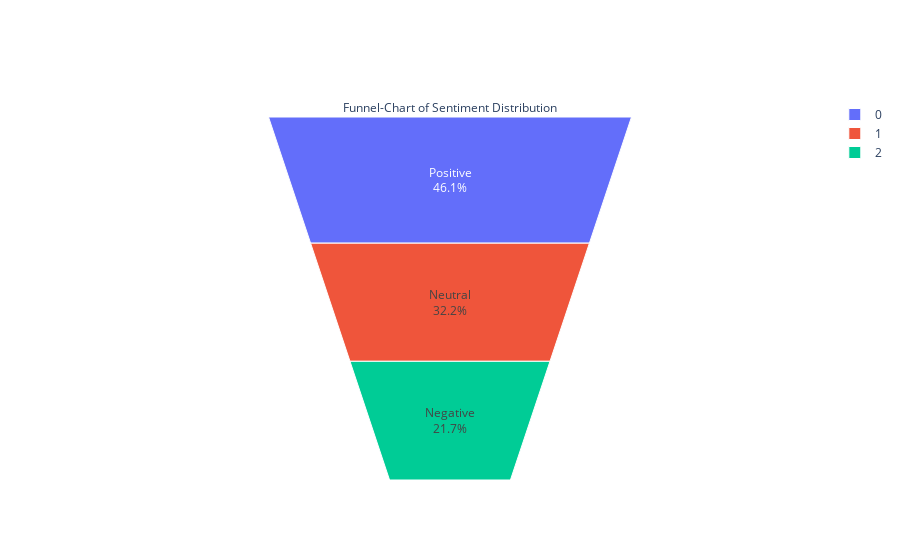

Source (notebook cell):
### Code cell
fig = go.Figure(go.Funnelarea(
    text =df['sentiment'].value_counts().index,
    values = df['sentiment'].value_counts(),
    title = {"position": "top center", "text": "Funnel-Chart of Sentiment Distribution"}
    ))
fig.show()

### Figure 1 — Plotly figure (JSON) as saved in the notebook; plotly's stock layout.template omitted (floating-point values rounded to 4 significant figures)
{"data": [{"text": ["Positive", "Neutral", "Negative"], "title": {"position": "top center", "text": "Funnel-Chart of Sentiment Distribution"}, "type": "funnelarea", "values": [31906, 22284, 15008]}], "layout": {}}
